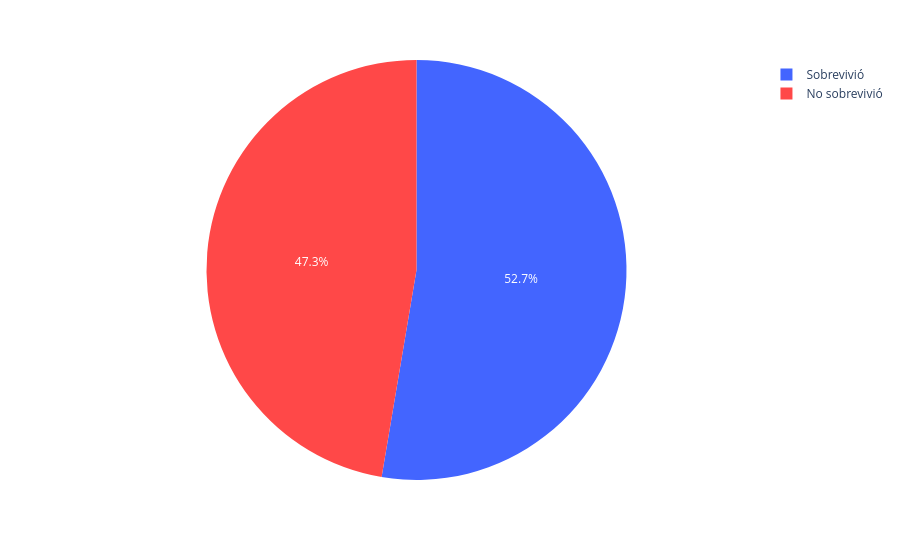

Notebook source saved alongside this figure:
### Markdown cell above
4.4 Gráfico para pasajeros con "Fare" mas alto

### Code cell
fig_sobrevivientes_fare_alto = px.pie(
    cuenta_sobrevivientes_fare_alto,
    values='count',
    names='Sobreviviente',
    color='Sobreviviente',
    color_discrete_map=mapeo_colores
)

fig_sobrevivientes_fare_alto.show()

### Figure 1 — Plotly figure (JSON) as saved in the notebook; plotly's stock layout.template omitted (floating-point values rounded to 4 significant figures)
{"data": [{"customdata": [["Sobrevivió"], ["No sobrevivió"]], "domain": {"x": [0, 1], "y": [0, 1]}, "hovertemplate": "Sobreviviente=%{customdata[0]}<br>count=%{value}<extra></extra>", "labels": ["Sobrevivió", "No sobrevivió"], "legendgroup": "", "marker": {"colors": ["#4365ff", "#ff4848"]}, "name": "", "showlegend": true, "type": "pie", "values": [228, 205]}], "layout": {"legend": {"tracegroupgap": 0}, "margin": {"t": 60}}}
